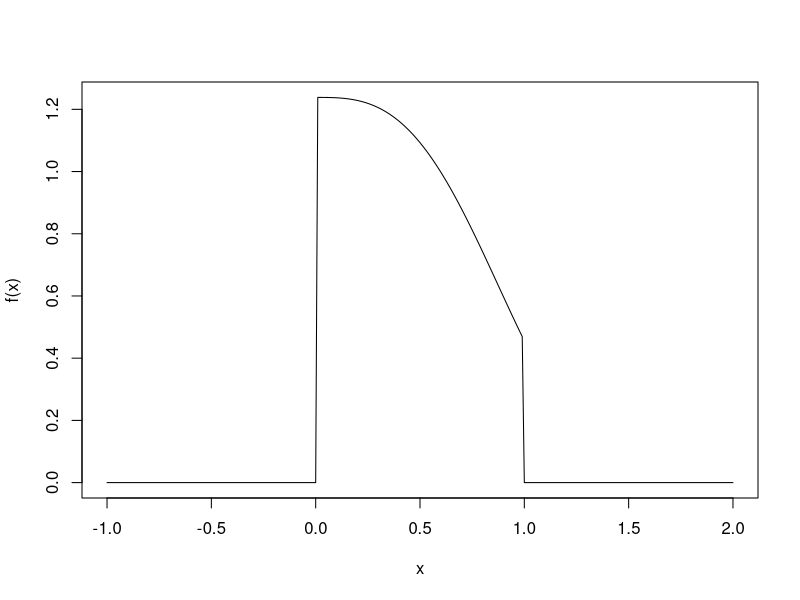
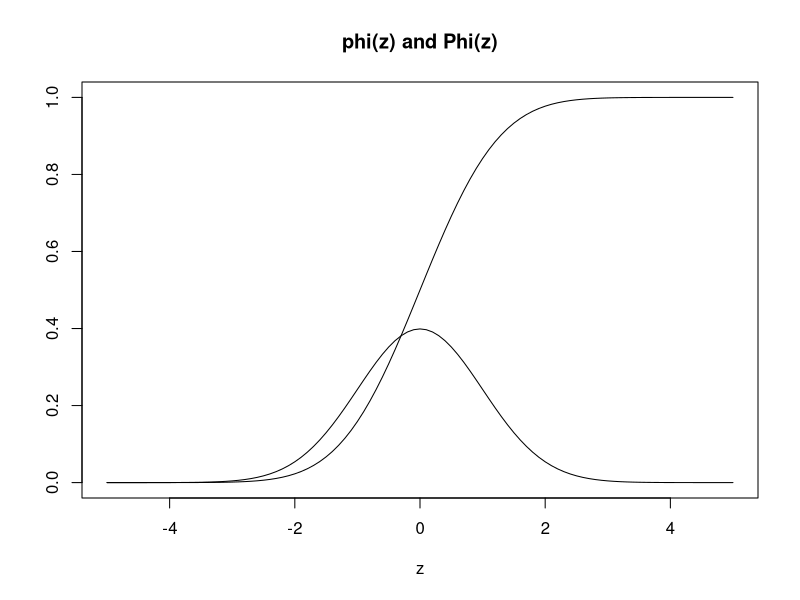

The R source for these figures, in order:
## ---- chunk 1
trapezoid <- function(ftn, a, b, n = 100) {
  h <- (b-a)/n
  x.vec <- seq(a, b, by = h)
  f.vec <- sapply(x.vec, ftn)
  T <- h*(f.vec[1]/2 + sum(f.vec[2:n]) + f.vec[n+1]/2)
  return(T)
}
## ---- chunk 2
ftn6 <- function(x) return(4*x^3)
trapezoid(ftn6, 0, 1, n=20)
## ---- chunk 3
simpson_n <- function(ftn, a, b, n = 100) {
  n <- max(c(2*(n %/% 2), 4))
  h <- (b-a)/n
  x.vec1 <- seq(a+h, b-h, by = 2*h)
  x.vec2 <- seq(a+2*h, b-2*h, by = 2*h)
  f.vec1 <- sapply(x.vec1, ftn)
  f.vec2 <- sapply(x.vec2, ftn)
  S <- h/3*(ftn(a) + ftn(b) + 4*sum(f.vec1) + 2*sum(f.vec2))   # return value
  return(S)
}

## ---- chunk 4
ftn6 <- function(x) return(4*x^3)
simpson_n(ftn6, 0, 1, 20)
## ---- chunk 5
f <- function(x) {
  if (0 < x & x < 1) 1/simpson_n(function(x) exp(-x^3), 0, 1)*exp(-x^3)
  else 0
}

plot(seq(-1,2,0.01), sapply(seq(-1,2,0.01), f), xlab="x", ylab="f(x)", 'l')
## ---- chunk 6
(m <- simpson_n(function(x) x*f(x), 0, 1))
## ---- chunk 7
simpson_n(function(x) (x-m)^2*f(x), 0, 1)
## ---- chunk 8
phi <- function(x) return(exp(-x^2/2)/sqrt(2*pi))
Phi <- function(z) {
	if (z<0) {
	  return(0.5 - simpson_n(phi, z, 0))
	} else {
    return(0.5 + simpson_n(phi, 0, z))
	}
}
z<- seq(-5, 5, by = 0.1)
phi.z <- sapply(z, phi)
Phi.z <- sapply(z, Phi)
plot(z, Phi.z, type  ="l", ylab="", main="phi(z) and Phi(z)")
lines(z, phi.z)

